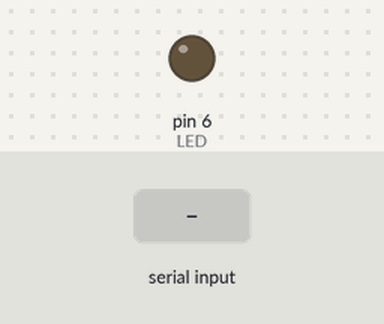
The sketch below on a simulated Arduino Uno, built with avr-gcc and run on an emulated ATmega328P. Shown: output pins drawn as LEDs (lit = HIGH). The test bench sets the inputs (shaded band). What the sketch prints to the serial monitor is not drawn.

Above: at 1.2 s.
1.3 s: "90,45\n" received over Serial
At 2.0 s:
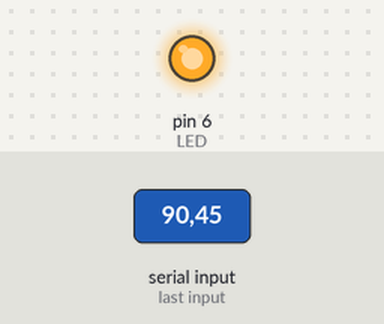
Timing chart, 0 to 9.5 s (numbered marks = the images above; inputs shaded):
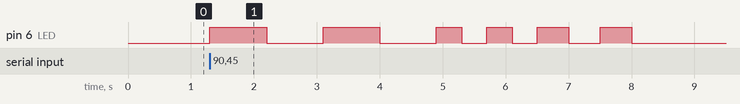

The sketch:

ex09_05.ino
```cpp
// 정수로 LED 점멸 시간 제어 (미완성)

#define LED 6

void setup() {
  pinMode(LED, OUTPUT);
  Serial.begin(9600);
  Serial.println("Please enter number(1-9)");
}

void loop() {
  if (Serial.available()) {
    char c = Serial.read();
    if (c >= '1' && c <= '9') {
      int time = (c - '0') * 100;
      digitalWrite(LED, 1);
      delay(time);
      digitalWrite(LED, 0);
      delay(time);
      digitalWrite(LED, 1);
      delay(time);
      digitalWrite(LED, 0);
      delay(time);
    }
  }
}
```

Measured:
- after the input at 1.3 s, pin 6 (LED): LOW → HIGH at once, → LOW 0.90 s later, → HIGH 0.90 s later, → LOW 0.90 s later, … (12 changes in this stretch)
